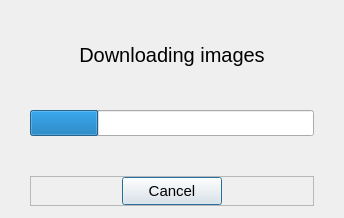
<?xml version="1.0" encoding="UTF-8"?>
<ui version="4.0">
 <class>DownloadDialog</class>
 <widget class="QDialog" name="DownloadDialog">
  <property name="geometry">
   <rect>
    <x>0</x>
    <y>0</y>
    <width>344</width>
    <height>218</height>
   </rect>
  </property>
  <property name="sizePolicy">
   <sizepolicy hsizetype="Fixed" vsizetype="Fixed">
    <horstretch>0</horstretch>
    <verstretch>0</verstretch>
   </sizepolicy>
  </property>
  <property name="font">
   <font>
    <family>Arial</family>
    <pointsize>11</pointsize>
   </font>
  </property>
  <property name="windowTitle">
   <string>Dialog</string>
  </property>
  <property name="sizeGripEnabled">
   <bool>false</bool>
  </property>
  <layout class="QVBoxLayout" name="verticalLayout">
   <property name="spacing">
    <number>40</number>
   </property>
   <property name="leftMargin">
    <number>30</number>
   </property>
   <property name="topMargin">
    <number>39</number>
   </property>
   <property name="rightMargin">
    <number>30</number>
   </property>
   <property name="bottomMargin">
    <number>12</number>
   </property>
   <item>
    <widget class="QLabel" name="label">
     <property name="sizePolicy">
      <sizepolicy hsizetype="Maximum" vsizetype="Maximum">
       <horstretch>0</horstretch>
       <verstretch>0</verstretch>
      </sizepolicy>
     </property>
     <property name="maximumSize">
      <size>
       <width>2000</width>
       <height>44</height>
      </size>
     </property>
     <property name="font">
      <font>
       <pointsize>15</pointsize>
      </font>
     </property>
     <property name="text">
      <string>Downloading images</string>
     </property>
     <property name="textFormat">
      <enum>Qt::AutoText</enum>
     </property>
     <property name="scaledContents">
      <bool>false</bool>
     </property>
     <property name="alignment">
      <set>Qt::AlignCenter</set>
     </property>
     <property name="wordWrap">
      <bool>false</bool>
     </property>
    </widget>
   </item>
   <item>
    <widget class="QProgressBar" name="progressBar">
     <property name="value">
      <number>24</number>
     </property>
     <property name="textVisible">
      <bool>false</bool>
     </property>
     <property name="invertedAppearance">
      <bool>false</bool>
     </property>
    </widget>
   </item>
   <item>
    <widget class="QFrame" name="frame">
     <property name="maximumSize">
      <size>
       <width>16777215</width>
       <height>62</height>
      </size>
     </property>
     <property name="frameShape">
      <enum>QFrame::StyledPanel</enum>
     </property>
     <property name="frameShadow">
      <enum>QFrame::Raised</enum>
     </property>
     <layout class="QHBoxLayout" name="horizontalLayout">
      <property name="spacing">
       <number>0</number>
      </property>
      <property name="topMargin">
       <number>0</number>
      </property>
      <property name="bottomMargin">
       <number>0</number>
      </property>
      <item>
       <widget class="QPushButton" name="btCancel">
        <property name="sizePolicy">
         <sizepolicy hsizetype="Preferred" vsizetype="Preferred">
          <horstretch>0</horstretch>
          <verstretch>0</verstretch>
         </sizepolicy>
        </property>
        <property name="maximumSize">
         <size>
          <width>100</width>
          <height>38</height>
         </size>
        </property>
        <property name="text">
         <string>Cancel</string>
        </property>
       </widget>
      </item>
     </layout>
    </widget>
   </item>
  </layout>
 </widget>
 <resources/>
 <connections/>
</ui>
